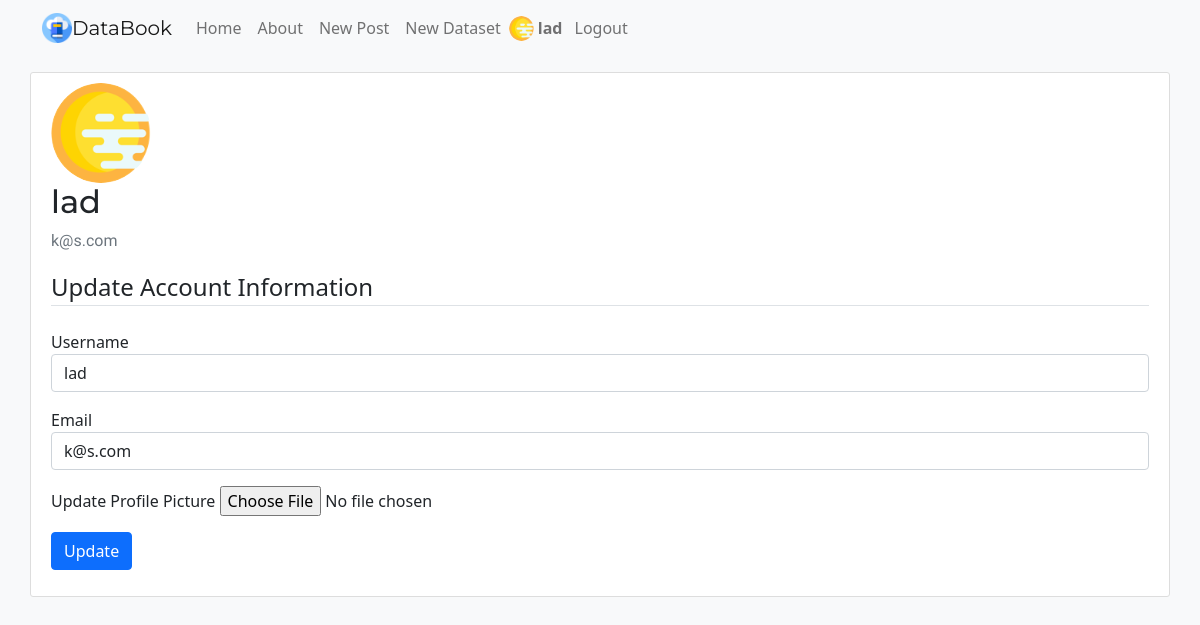
Screenshot of /account (signed in) with the database file from the repository.
### app/models.py (models this page shows, shortened)
class User(db.Model, UserMixin):
    id = db.Column(db.Integer, primary_key=True)
    username = db.Column(db.String(20), unique=True, nullable=False)
    email = db.Column(db.String(120), unique=True, nullable=False)
    image_file = db.Column(db.String(20), nullable=False, default='default.png')
    password = db.Column(db.String(60), nullable=False)
    posts = db.relationship('Post', backref='user', lazy="dynamic")
    likes = db.relationship('Like', backref='user', lazy="dynamic")
    comments = db.relationship('Comment', backref='user', lazy="dynamic")
    comments_reply = db.relationship('CommentReply', backref='user', lazy="dynamic")
    tags = db.relationship('Tag', backref='user', lazy='dynamic')

### app/users/routes.py (the view)
@users.route("/account", methods=['GET', 'POST'])
@login_required
def account():
    form = UpdateAccountForm()
    if form.validate_on_submit():
        if form.picture.data:
            picture_file = save_picture(form.picture.data)
            current_user.image_file = picture_file
        current_user.username = form.username.data
        current_user.email = form.email.data
        db.session.commit()
        flash('Account information has been updated', 'success')
        return redirect(url_for('users.account'))
    elif request.method == 'GET':
        form.username.data = current_user.username
        form.email.data = current_user.email
    image_file = url_for('static', filename='images/profile_pictures/' + current_user.image_file)
    return render_template('account.html', title='Account', image_file=image_file, form=form)

### app/users/forms.py (shortened to what this page needs)
class UpdateAccountForm(FlaskForm):
    username =StringField(label='Username',
                            validators=[DataRequired(), Length(min=2, max=20)])
    email = StringField(label='Email',
                            validators=[DataRequired(), Email()])
    picture = FileField(label='Update Profile Picture', validators=[FileAllowed(['jpg', 'jpeg', 'png'])])
    submit = SubmitField(label='Update')

### app/models.py (called while the page is built)
@login_manager.user_loader
def load_user(user_id):
    return User.query.get(int(user_id))

### app/templates/account.html (shortened to what this page needs)
{% extends "base.html" %}
{% block content %}
    <div class="content-section">
        <div class="media">
            <img class="rounded-circle" src="{{ image_file }}" alt="" width=100 height=100>
            <div class="media-body">
                <h2 class="account-heading">{{ current_user.username }}</h2>
                <p class="text-secondary"> {{ current_user.email }} </p>
            </div>
        </div>
        <section id="update_form">
            <form action="" method="POST" enctype="multipart/form-data">
                <fieldset class="form-group">
                    <legend class="border-bottom mb-4">Update Account Information</legend>
                    <div class="form-group mb-3">
                        {{ form.username.label(class="form-control-label") }}
                        {% if form.username.errors %}
                            {{ form.username(class="form-control is-invalid") }}
                            <div class="invalid-feedback">
                                {% for error in form.username.errors %}
                                    <span>{{ error }}</span>
                                {% endfor %}
                            </div>
                        {% else %}
                            {{ form.username(class="form-control") }}
                        {% endif %}
                    </div>
                    <div class="form-group mb-3">
                        {{ form.email.label(class="form-control-label") }}
                        {% if form.email.errors %}
                        {{ form.email(class="form-control is-invalid", type="email") }}
                        <div class="invalid-feedback">
                            {% for error in form.email.errors %}
                                <span>{{ error }}</span>
                            {% endfor %}
                        </div>
                        {% else %}
                            {{ form.email(class="form-control", type="email") }}
                        {% endif %}
                    </div>
                    <div class="form-group mb-3">
                        {{ form.picture.label() }}
                        {{ form.picture(class="form-control-file")}}
                    </div>
                </fieldset>
                <div class="form-group mb-3">
                    {{ form.submit(class="btn btn-primary") }}
                </div>
            </form>
        </section>
    </div>
{% endblock content %}

### app/templates/base.html (shortened to what this page needs)
<!DOCTYPE html>
<html lang="en">
<head>
    <link rel="stylesheet" href="https://stackpath.bootstrapcdn.com/bootstrap/5.0.0-alpha1/css/bootstrap.min.css">
    <link rel="stylesheet" type="text/css" href="{{ url_for('static', filename='main.css') }}">
</head>
<body class="bg-light custom_scrollb">
    <header class="mb-3">
        <nav class="navbar navbar-expand-md navbar-light bg-light">
          <div class="container">
            <div style="display: flex; align-items: center;">
              <img src="{{ url_for('static', filename='logo.png') }}" alt="" width=30px height=30px>
              <a class="navbar-brand mr-4 ml-2 mont" href="{{ url_for('main.home') }}"> DataBook</a>
            </div>
            <div class="collapse navbar-collapse" id="navbarToggle">
              <div class="navbar-nav mr-auto">
                <a class="nav-item nav-link" href="{{ url_for('main.home') }}">Home</a>
                <a class="nav-item nav-link" href="/about">About</a>
                {% if current_user.is_authenticated %}
                  <a class="nav-item nav-link" href="{{ url_for('posts.new_post') }}">New Post</a>
                  <a class="nav-item nav-link" href="{{ url_for('datasets.new_dataset') }}">New Dataset</a>
                {% endif %}
              </div>
              <div class="navbar-nav">
                {% if current_user.is_authenticated %}
                  <div style="display:flex; align-items: center;">
                    <img class="rounded-circle" src="{{ url_for('static', filename='images/profile_pictures/' + current_user.image_file) }}" alt="" width=25 height=25>
                    <a class="nav-item nav-link p-1" href="{{ url_for('users.account') }}" style="font-weight: bold;">{{ current_user.username }}</a>
                  </div>
                  <a class="nav-item nav-link" href="{{ url_for('users.logout') }}">Logout</a>
                {% else %}
                  <a class="nav-item nav-link" href="{{ url_for('users.login') }}">Login</a>
                  <a class="nav-item nav-link" href="{{ url_for('users.register') }}">Register</a>
                {% endif %}
              </div>
            </div>
          </div>
        </nav>
    </header>
    <main role="main" class="container">
        <div class="row">
            {% block content %}{% endblock %}
        </div>
    </main>
</body>
</html>

### app/static/main.css (style rules this page uses)
.content-section { background: #ffffff; padding: 10px 20px; border: 1px solid #dddddd; border-radius: 3px; margin-bottom: 20px; }
h1, h2, h3, h4, h5 { font-family: 'Montserrat', sans-serif; }
p { font-family: 'Hind', sans-serif; }
.mont { font-family: 'Montserrat', sans-serif !important; }

### rows the page displays
User: image_file (picture), username "lad", email "k@s.com"
